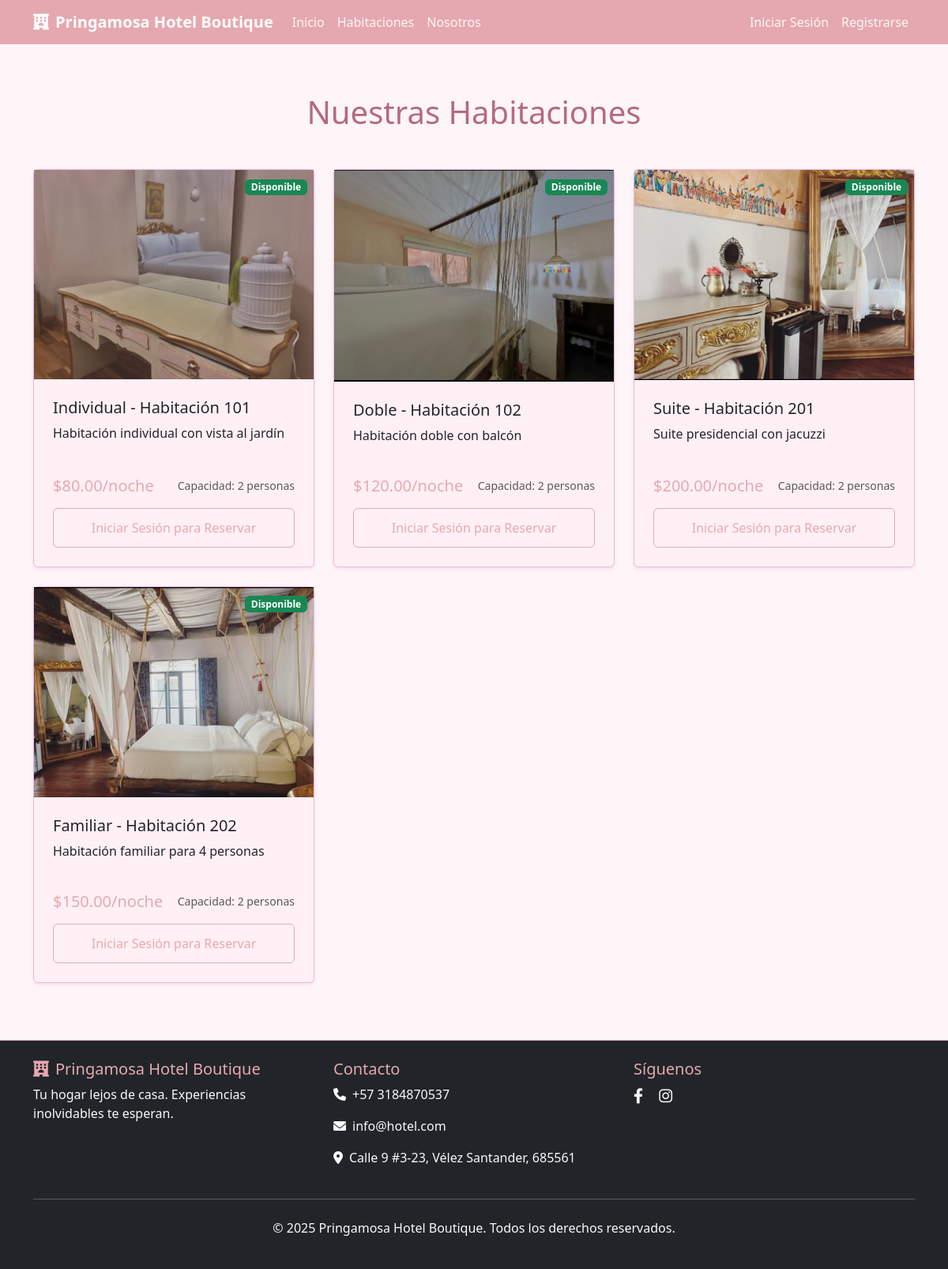
Screenshot of /rooms with the database file from the repository.
### app/models/room.py (models this page shows, shortened)
class Room(db.Model):
    id = db.Column(db.Integer, primary_key=True)
    number = db.Column(db.String(10), unique=True, nullable=False)
    type = db.Column(db.String(20), nullable=False)  # individual, doble, suite, familiar
    price = db.Column(db.Float, nullable=False)
    status = db.Column(db.String(20), default='disponible')  # disponible, ocupada, mantenimiento, limpieza
    description = db.Column(db.Text)
    amenities = db.Column(db.Text)  # JSON string of amenities
    max_occupancy = db.Column(db.Integer, default=2)
    created_at = db.Column(db.DateTime, default=datetime.utcnow)
    reservations = db.relationship('Reservation', backref='room', lazy=True)
    def get_type_display(self):
        types = {
            'individual': 'Individual',
            'doble': 'Doble',
            'suite': 'Suite',
            'familiar': 'Familiar'
        }
        return types.get(self.type, self.type.title())
    def get_status_display(self):
        statuses = {
            'disponible': 'Disponible',
            'ocupada': 'Ocupada',
            'mantenimiento': 'En Mantenimiento',
            'limpieza': 'En Limpieza'
        }
        return statuses.get(self.status, self.status.title())

### app/routes/main.py (the view)
@main_bp.route('/rooms')
def rooms():
    rooms = Room.query.filter_by(status='disponible').all()
    return render_template('main/rooms.html', rooms=rooms)

### app/templates/main/rooms.html (shortened to what this page needs)
{% extends "base.html" %}
{% block content %}
<div class="container my-5">
    <div class="row">
        <div class="col-12">
            <h1 class="text-center mb-5">Nuestras Habitaciones</h1>
        </div>
    </div>
    <div class="row">
        {% for room in rooms %}
        <div class="col-md-6 col-lg-4 mb-4">
            <div class="card h-100 shadow-sm">
                <div class="card-img-top position-relative">
                    {% set image_map = {
                        'individual': '/static/img/hab0.png',
                        'doble': '/static/img/hab1.png',
                        'suite': '/static/img/hab1.2.png',
                        'familiar': '/static/img/hab2.png'
                    } %}
                    <img src="{{ image_map.get(room.type, '/static/img/hab_default.png') }}?height=250&width=400"
                         class="img-fluid" alt="Habitación {{ room.get_type_display() }}">
                    <div class="position-absolute top-0 end-0 m-2">
                        <span class="badge bg-{{ 'success' if room.status == 'disponible' else 'warning' }}">
                            {{ room.get_status_display() }}
                        </span>
                    </div>
                </div>
                <div class="card-body d-flex flex-column">
                    <h5 class="card-title">{{ room.get_type_display() }} - Habitación {{ room.number }}</h5>
                    <p class="card-text flex-grow-1">{{ room.description }}</p>
                    <div class="mt-auto">
                        <div class="d-flex justify-content-between align-items-center mb-3">
                            <span class="h5 mb-0 text-primary">${{ "%.2f"|format(room.price) }}/noche</span>
                            <small class="text-muted">Capacidad: {{ room.max_occupancy }} personas</small>
                        </div>
                        {% if current_user.is_authenticated and current_user.is_guest() %}
                            <a href="{{ url_for('guest.reserve', room_id=room.id) }}" class="btn btn-primary w-100">
                                Reservar Ahora
                            </a>
                        {% else %}
                            <a href="{{ url_for('auth.login') }}" class="btn btn-outline-primary w-100">
                                Iniciar Sesión para Reservar
                            </a>
                        {% endif %}
                    </div>
                </div>
            </div>
        </div>
        {% endfor %}
    </div>
</div>
{% endblock %}

### app/static/css/style.css (style rules this page uses)
:root { --primary-color: #E6A8B0; --secondary-color: #B76A7F; --accent-color: #C47A8C; --background-color: #FDF5F8; --surface-color: #FFF0F5; --text-primary: #B76A7F; --text-secondary: #8C5E7A; --border-color: #f6b3df; --shadow: rgba(0, 0, 0, 0.08); --hover-shadow: rgba(0, 0, 0, 0.16); }
body { background-color: var(--background-color); color: var(--text-primary); transition: all 0.3s ease; padding-top: 70px; font-family: "Segoe UI", Tahoma, Geneva, Verdana, sans-serif; }
.btn-outline-primary { color: var(--primary-color); border-color: var(--primary-color); font-weight: 500; }
.text-primary { color: var(--primary-color) !important; }
.card { background-color: var(--surface-color); border: 1px solid var(--border-color); box-shadow: 0 2px 8px var(--shadow); transition: all 0.3s ease; margin-bottom: 1.5rem; }
.card-body { padding: 1.5rem; }
.btn { padding: 0.75rem 1.5rem; font-weight: 500; border-radius: 6px; transition: all 0.3s ease; }

### rows the page displays
Room: shows a picture, status "Disponible", type "Individual", number "101", description "Habitación individual con vista al jardín", price "80.00", max_occupancy "2"
Room: shows a picture, status "Disponible", type "Doble", number "102", description "Habitación doble con balcón", price "120.00", max_occupancy "2"
Room: shows a picture, status "Disponible", type "Suite", number "201", description "Suite presidencial con jacuzzi", price "200.00", max_occupancy "2"
Room: shows a picture, status "Disponible", type "Familiar", number "202", description "Habitación familiar para 4 personas", price "150.00", max_occupancy "2"
